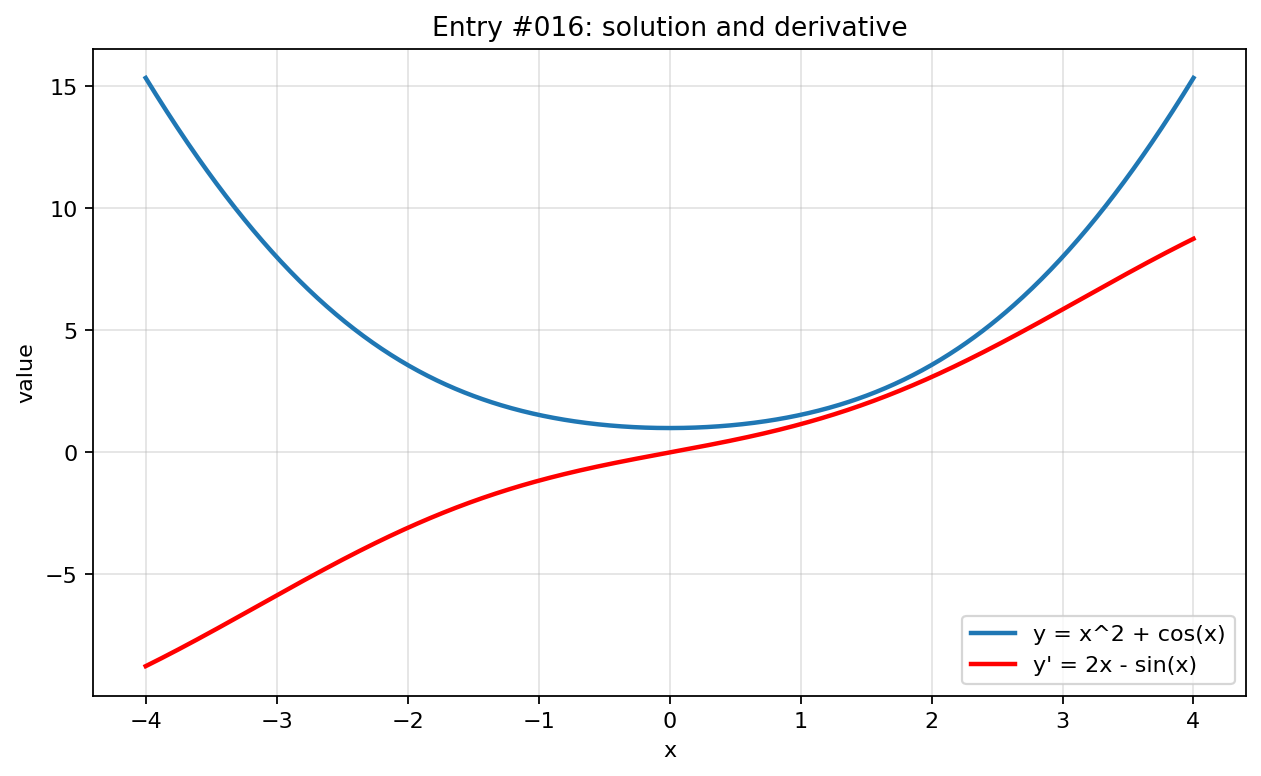

The script that drew this image:
import numpy as np
import matplotlib.pyplot as plt

x = np.linspace(-4, 4, 800)

with np.errstate(divide="ignore", invalid="ignore", over="ignore"):
    y = x**2 + np.cos(x)
    y_prime = 2*x - np.sin(x)

plt.figure(figsize=(8, 5))
plt.plot(x, y, label="y = x^2 + cos(x)", linewidth=2)
plt.plot(x, y_prime, label="y' = 2x - sin(x)", linewidth=2, color="red")
plt.title("Entry #016: solution and derivative")
plt.xlabel("x")
plt.ylabel("value")
plt.grid(True, alpha=0.35)
plt.legend()
plt.tight_layout()
plt.show()
